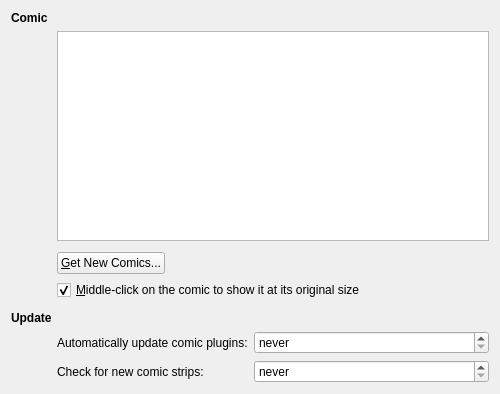
<?xml version="1.0" encoding="UTF-8"?>
<ui version="4.0">
 <class>ComicSettings</class>
 <widget class="QWidget" name="ComicSettings">
  <property name="geometry">
   <rect>
    <x>0</x>
    <y>0</y>
    <width>500</width>
    <height>394</height>
   </rect>
  </property>
  <property name="minimumSize">
   <size>
    <width>0</width>
    <height>0</height>
   </size>
  </property>
  <property name="styleSheet">
   <string notr="true"/>
  </property>
  <layout class="QGridLayout" name="gridLayout">
   <item row="0" column="0" colspan="2">
    <widget class="QLabel" name="label_8">
     <property name="font">
      <font>
       <weight>75</weight>
       <bold>true</bold>
      </font>
     </property>
     <property name="text">
      <string>Comic</string>
     </property>
    </widget>
   </item>
   <item row="1" column="1">
    <widget class="QTreeView" name="listView_comic">
     <property name="sizeIncrement">
      <size>
       <width>0</width>
       <height>0</height>
      </size>
     </property>
     <property name="baseSize">
      <size>
       <width>0</width>
       <height>0</height>
      </size>
     </property>
     <property name="editTriggers">
      <set>QAbstractItemView::NoEditTriggers</set>
     </property>
     <property name="showDropIndicator" stdset="0">
      <bool>false</bool>
     </property>
     <property name="selectionMode">
      <enum>QAbstractItemView::SingleSelection</enum>
     </property>
     <property name="selectionBehavior">
      <enum>QAbstractItemView::SelectRows</enum>
     </property>
     <property name="rootIsDecorated">
      <bool>false</bool>
     </property>
     <property name="uniformRowHeights">
      <bool>true</bool>
     </property>
     <property name="headerHidden">
      <bool>true</bool>
     </property>
     <attribute name="headerCascadingSectionResizes">
      <bool>false</bool>
     </attribute>
    </widget>
   </item>
   <item row="2" column="1">
    <spacer name="verticalSpacer_4">
     <property name="orientation">
      <enum>Qt::Vertical</enum>
     </property>
     <property name="sizeType">
      <enum>QSizePolicy::Fixed</enum>
     </property>
     <property name="sizeHint" stdset="0">
      <size>
       <width>20</width>
       <height>5</height>
      </size>
     </property>
    </spacer>
   </item>
   <item row="3" column="1">
    <layout class="QHBoxLayout" name="horizontalLayout_4">
     <item>
      <widget class="QPushButton" name="pushButton_GHNS">
       <property name="toolTip">
        <string>Download new comics</string>
       </property>
       <property name="text">
        <string>&amp;Get New Comics...</string>
       </property>
      </widget>
     </item>
     <item>
      <spacer name="horizontalSpacer_3">
       <property name="orientation">
        <enum>Qt::Horizontal</enum>
       </property>
       <property name="sizeHint" stdset="0">
        <size>
         <width>40</width>
         <height>20</height>
        </size>
       </property>
      </spacer>
     </item>
    </layout>
   </item>
   <item row="4" column="1">
    <widget class="QCheckBox" name="kcfg_MiddleClick">
     <property name="sizePolicy">
      <sizepolicy hsizetype="Minimum" vsizetype="Fixed">
       <horstretch>0</horstretch>
       <verstretch>0</verstretch>
      </sizepolicy>
     </property>
     <property name="text">
      <string>&amp;Middle-click on the comic to show it at its original size</string>
     </property>
     <property name="checked">
      <bool>true</bool>
     </property>
    </widget>
   </item>
   <item row="6" column="0" colspan="2">
    <widget class="QLabel" name="label_13">
     <property name="font">
      <font>
       <weight>75</weight>
       <bold>true</bold>
      </font>
     </property>
     <property name="text">
      <string>Update</string>
     </property>
    </widget>
   </item>
   <item row="7" column="1">
    <layout class="QFormLayout" name="formLayout_4">
     <property name="fieldGrowthPolicy">
      <enum>QFormLayout::AllNonFixedFieldsGrow</enum>
     </property>
     <item row="0" column="0">
      <widget class="QLabel" name="label_14">
       <property name="text">
        <string>Automatically update comic plugins:</string>
       </property>
      </widget>
     </item>
     <item row="0" column="1">
      <widget class="QSpinBox" name="kcfg_UpdateIntervall">
       <property name="value">
        <number>0</number>
       </property>
       <property name="minimum">
        <number>0</number>
       </property>
       <property name="maximum">
        <number>120</number>
       </property>
       <property name="suffix">
        <string> days</string>
       </property>
       <property name="prefix">
        <string>every </string>
       </property>
       <property name="specialValueText">
        <string>never</string>
       </property>
      </widget>
     </item>
     <item row="1" column="0">
      <widget class="QLabel" name="label">
       <property name="text">
        <string>Check for new comic strips:</string>
       </property>
      </widget>
     </item>
     <item row="1" column="1">
      <widget class="QSpinBox" name="kcfg_UpdateIntervallComicStrips">
       <property name="value">
        <number>0</number>
       </property>
       <property name="minimum">
        <number>0</number>
       </property>
       <property name="maximum">
        <number>1200</number>
       </property>
       <property name="suffix">
        <string> minutes</string>
       </property>
       <property name="prefix">
        <string>every </string>
       </property>
       <property name="specialValueText">
        <string>never</string>
       </property>
      </widget>
     </item>
    </layout>
   </item>
   <item row="5" column="0">
    <spacer name="verticalSpacer_6">
     <property name="orientation">
      <enum>Qt::Vertical</enum>
     </property>
     <property name="sizeType">
      <enum>QSizePolicy::Fixed</enum>
     </property>
     <property name="sizeHint" stdset="0">
      <size>
       <width>40</width>
       <height>5</height>
      </size>
     </property>
    </spacer>
   </item>
  </layout>
 </widget>
 <customwidgets>
 </customwidgets>
 <tabstops>
  <tabstop>pushButton_GHNS</tabstop>
 </tabstops>
 <resources/>
 <connections/>
</ui>
